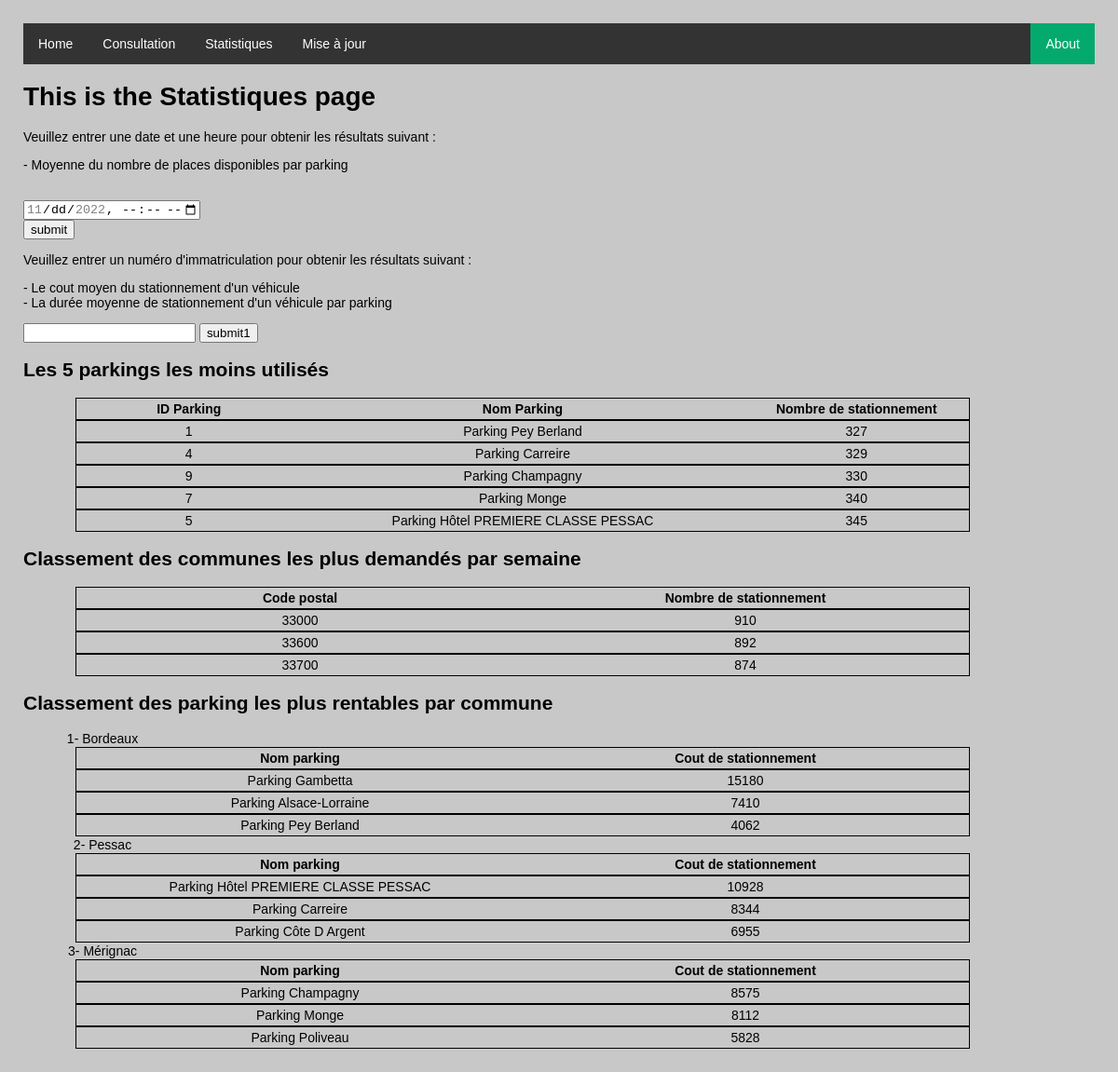
/Statistiques.php, run on the app's committed database.
### tables this page shows
create table COMMUNE
(
    CODE_POSTALE                   INT                    not null,
    NOM_DE_COMMUNE                 CHAR(30)               not null,
    constraint pk_commune primary key (CODE_POSTALE)
);

### Statistiques.php (the view, shortened to what this page needs)
<?php echo file_get_contents("html/header.html"); ?>
<h1>
  This is the Statistiques page
</h1>
<?php
$servername = "localhost";
$username = "root";
$password = "";
$dbname = "mohammed";
$conn = new mysqli($servername, $username, $password, $dbname);
?>
<form method="POST">
  <P>Veuillez entrer une date et une heure pour obtenir les résultats suivant : </P>
  <P>
    - Moyenne du nombre de places disponibles par parking
  </P>
  <br>
  <input type="datetime-local" name="datetime" min="2022-11-23T00:00" max="2022-11-30T23:59">
  <br>
  <input type="submit" value="submit" name="submit">
</form>
<?php
$immatriculation = "SELECT NUMERO_IMMATRICULATION FROM VEHICULE";
$resultImmatriculation = $conn->query($immatriculation);
if ($resultImmatriculation->num_rows > 0) {
?>
  <form method="POST">
    <P>Veuillez entrer un numéro d'immatriculation pour obtenir les résultats suivant : </P>
    <P>
      - Le cout moyen du stationnement d'un véhicule <br>
      - La durée moyenne de stationnement d'un véhicule par parking
    </P>
    <input type="text" id="immatriculation" name="immatriculation" list="immatriculation-list">
    <input type="submit" value="submit1" name="submit1">
  </form>
<?php
}
?>
<h2>
  Les 5 parkings les moins utilisés
</h2>
<?php
$stat4 = "SELECT S.ID_PARKING, NOM_PARKING, COUNT(*) as NOMBRE
  from STATIONNEMENT S inner join PARKING P on P.ID_PARKING = S.ID_PARKING
  group by S.ID_PARKING, NOM_PARKING
  order by COUNT(*) asc
  limit 5;";
$resultStat4 = $conn->query($stat4);
if ($resultStat4->num_rows > 0) {
?>
  <table style="width: 80vw; margin-left: 7vh; text-align: left; border: 1px solid black;">
    <tr>
      <th style="width: 25%; text-align: center;">ID Parking</th>
      <th style="width: 50%; text-align: center;">Nom Parking</th>
      <th style="width: 25%; text-align: center;">Nombre de stationnement</th>
    </tr>
  </table>
  <?php
  while ($row = $resultStat4->fetch_assoc()) {
  ?>
    <table style="width: 80vw; margin-left: 7vh; text-align: left; border: 1px solid black;">
      <tr>
        <td style="width: 25%; text-align: center;"><?php echo $row["ID_PARKING"];  ?></td>
        <td style="width: 50%; text-align: center;"><?php echo $row["NOM_PARKING"];  ?></td>
        <td style="width: 25%; text-align: center;"><?php echo $row["NOMBRE"];  ?></td>
      </tr>
    </table>
<?php
  }
} else {
  echo "stat4";
}
?>
<h2>
  Classement des communes les plus demandés par semaine
</h2>
<?php
$stat6 = "SELECT C.CODE_POSTALE, COUNT(*) as NBR_STAT
from STATIONNEMENT S inner join PARKING P on P.ID_PARKING = S.ID_PARKING inner join COMMUNE C on C.CODE_POSTALE = P.CODE_POSTALE
where S.DATE_STATIONNEMENT_E between '2022-11-23 16:14:0' and '2022-11-30 16:14:0'
group by C.CODE_POSTALE
order by COUNT(*) desc;";
$resultStat6 = $conn->query($stat6);
if ($resultStat6->num_rows > 0) {
?>
  <table style="width: 80vw; margin-left: 7vh; text-align: left; border: 1px solid black;">
    <tr>
      <th style="width: 50%; text-align: center;">Code postal</th>
      <th style="width: 50%; text-align: center;">Nombre de stationnement</th>
    </tr>
  </table>
  <?php
  while ($row = $resultStat6->fetch_assoc()) {
  ?>
    <table style="width: 80vw; margin-left: 7vh; text-align: left; border: 1px solid black;">
      <tr>
        <td style="width: 50%; text-align: center;"><?php echo $row["CODE_POSTALE"];  ?></td>
        <td style="width: 50%; text-align: center;"><?php echo $row["NBR_STAT"];  ?></td>
      </tr>
    </table>
  <?php
  }
}
?>
<h2>Classement des parking les plus rentables par commune</h2>
<?php
$sql = "SELECT * FROM COMMUNE";
$result = $conn->query($sql);
if ($result->num_rows > 0) {
  $i = 1;
    while ($row = $result->fetch_assoc()) {
    ?>
        <div style="border: 1px solid rgb(200, 200, 200); width: 14vw; text-align: center; cursor: pointer;"><?php echo $i . "- " . $row["NOM_DE_COMMUNE"] ?></div>
        <?php
        $i = $i + 1;
        $commune = $row["NOM_DE_COMMUNE"];
        $stat5 = "SELECT NOM_PARKING, NOM_DE_COMMUNE, SUM(COUT_STAT) AS cout_stationnement
      from (select NUMERO_IMMATRICULATION,NOM_PARKING, NOM_DE_COMMUNE, SUM(P.TARIF * TIMESTAMPDIFF(HOUR,S.DATE_STATIONNEMENT_E,S.DATE_STATIONNEMENT_S)) AS COUT_STAT
              from STATIONNEMENT S inner join PARKING P on P.ID_PARKING = S.ID_PARKING inner join COMMUNE C on C.CODE_POSTALE = P.CODE_POSTALE
              group by NUMERO_IMMATRICULATION,NOM_PARKING
              ) AS T
      group by NOM_PARKING, NOM_DE_COMMUNE
      having NOM_DE_COMMUNE = '$commune'
      order by SUM(COUT_STAT) desc;";
        $resultStat5 = $conn->query($stat5);
        if ($resultStat5->num_rows > 0) {
        ?>
          <table style="width: 80vw; margin-left: 7vh; text-align: left; border: 1px solid black;">
            <tr>
              <th style="width: 50%; text-align: center;">Nom parking</th>
              <th style="width: 50%; text-align: center;">Cout de stationnement</th>
            </tr>
          </table>
          <?php
          while ($row = $resultStat5->fetch_assoc()) {
          ?>
            <table style="width: 80vw; margin-left: 7vh; text-align: left; border: 1px solid black;">
              <tr>
                <td style="width: 50%; text-align: center;"><?php echo $row["NOM_PARKING"];  ?></td>
                <td style="width: 50%; text-align: center;"><?php echo $row["cout_stationnement"];  ?></td>
              </tr>
            </table>
    <?php
          }
        }
      }
    }
    ?>
    <?php echo file_get_contents("html/footer.html"); ?>

### css/style.css (style rules this page uses)
body { margin: 25px; background-color: rgb(200, 200, 200); font-family: arial, sans-serif; font-size: 14px; overflow-y: scroll; }
li { display: inline; }
li { float: left; }
a, .opener { display: block; padding: 8px; background-color: #333; }
ul { background-color: #0b1825; }
ul { list-style-type: none; margin: 0; padding: 0; overflow: hidden; background-color: #333; }
li a, li .opener { display: block; color: white; text-align: center; padding: 14px 16px; text-decoration: none; cursor: pointer; }
.active { background-color: #04AA6D; }

### data on the page
commune: CODE_POSTALE "33000", NBR_STAT "910", NOM_DE_COMMUNE "Bordeaux", NOM_PARKING "Parking Gambetta", cout_stationnement "15180", NOM_PARKING "Parking Alsace-Lorraine", cout_stationnement "7410", NOM_PARKING "Parking Pey Berland", cout_stationnement "4062"
commune: CODE_POSTALE "33600", NBR_STAT "892", NOM_DE_COMMUNE "Pessac", NOM_PARKING "Parking Hôtel PREMIERE CLASSE PESSAC", cout_stationnement "10928", NOM_PARKING "Parking Carreire", cout_stationnement "8344", NOM_PARKING "Parking Côte D Argent", cout_stationnement "6955"
commune: CODE_POSTALE "33700", NBR_STAT "874", NOM_DE_COMMUNE "Mérignac", NOM_PARKING "Parking Champagny", cout_stationnement "8575", NOM_PARKING "Parking Monge", cout_stationnement "8112", NOM_PARKING "Parking Poliveau", cout_stationnement "5828"

### other printed values
file_get_contents("html/header.html") "Home Consultation Statistiques Mise à jour About"
$row["ID_PARKING"] "1"
$row["NOM_PARKING"] "Parking Pey Berland"
$row["NOMBRE"] "327"
$row["ID_PARKING"] "4"
$row["NOM_PARKING"] "Parking Carreire"
$row["NOMBRE"] "329"
$row["ID_PARKING"] "9"
$row["NOM_PARKING"] "Parking Champagny"
$row["NOMBRE"] "330"
$row["ID_PARKING"] "7"
$row["NOM_PARKING"] "Parking Monge"
$row["NOMBRE"] "340"
$row["ID_PARKING"] "5"
$row["NOM_PARKING"] "Parking Hôtel PREMIERE CLASSE PESSAC"
